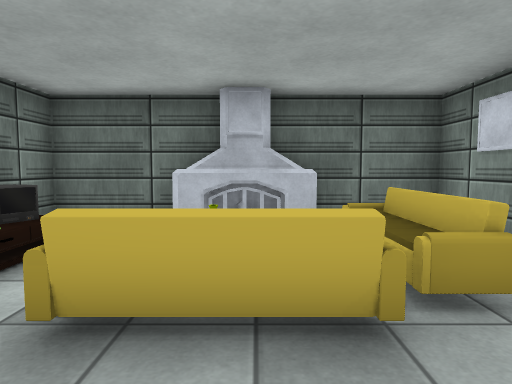
[1] (above)

14 first-person views from a walk through a 3-D level made in the Unity game engine. The camera is 1.2 m above the floor, tilts 4° down and sees 75° across. The floor is counted in squares, 1 m on a side. Each view is taken from the middle of a square. On the plan, view 1 faces up. The plan holds only what a view shows up to about 14 squares ahead; the rest is blank. The player character is not drawn. Some surface patterns are stand-ins.

[2]
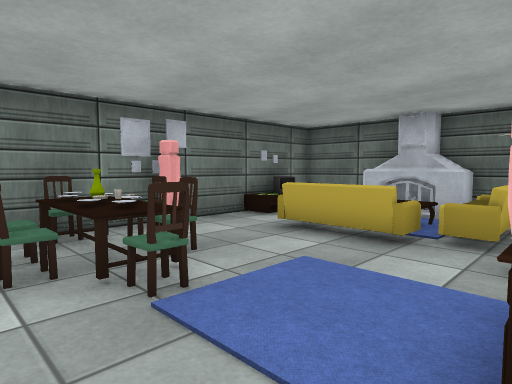

[3]
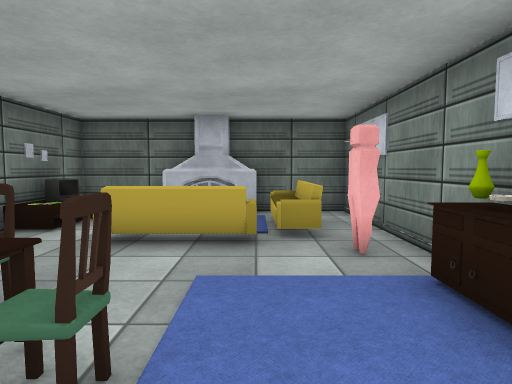

[4]
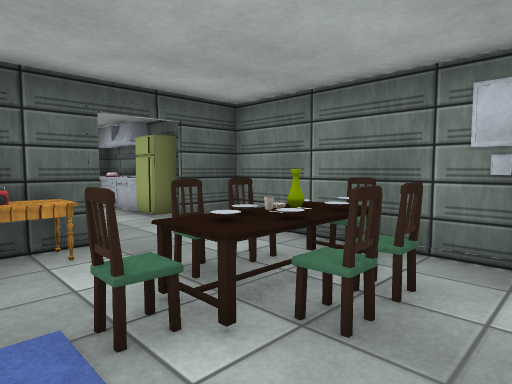

[5]
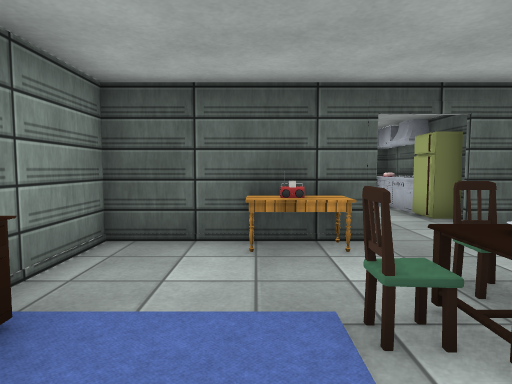

[6]
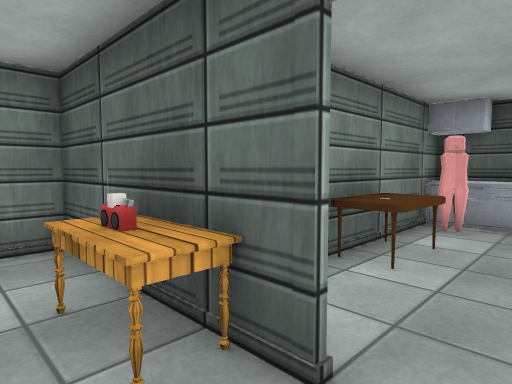

[7]
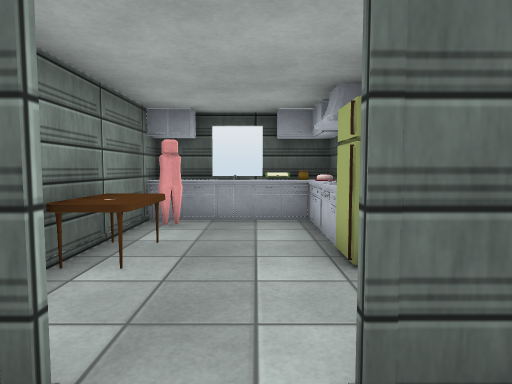

[8]
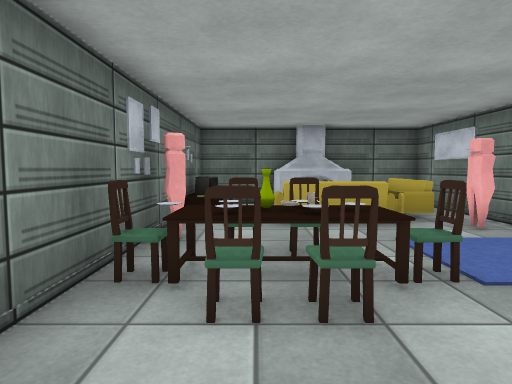

[9]
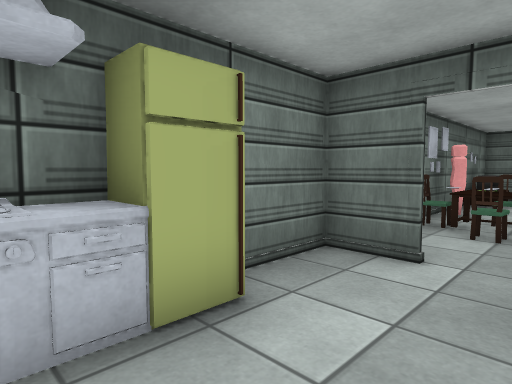

[10]
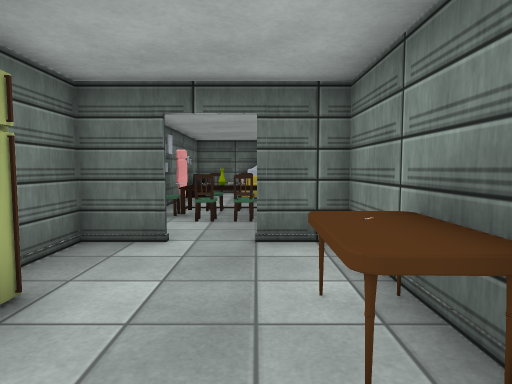

[11]
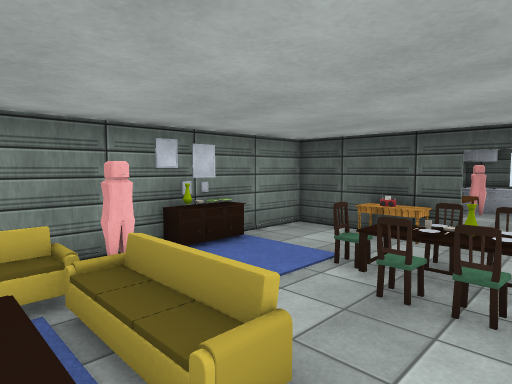

[12]
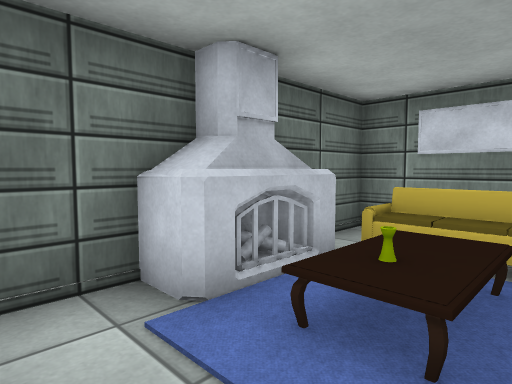

[13]
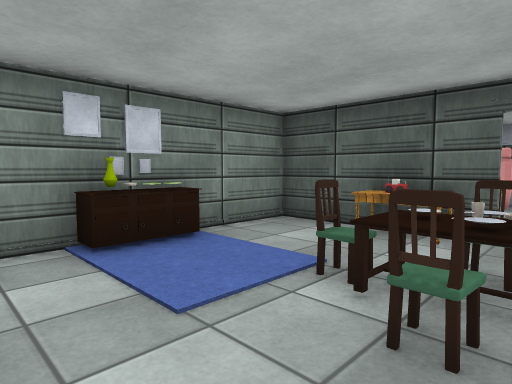

[14]
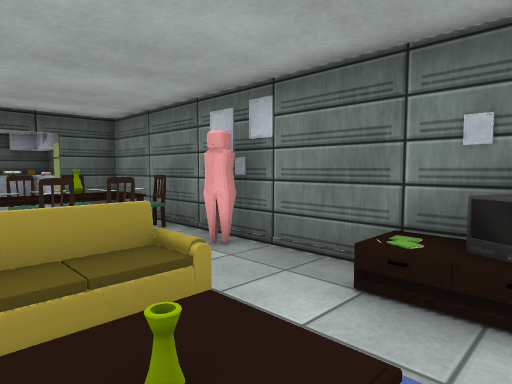

### Floor plan
Points are (right, up) in squares from view 1. A wall is a line through its corners. A room is listed if a view was taken in it or the views show most of it. See-through windows are left out.
Room 1 (views 1, 2, 3, 4, 5, 6, 7, 8, 9, 10, 11, 12, 13, 14)
walls: (-2.4, -4.6) (-4, -4.6); (-4, -4.5) (-2.5, -4.5); (-0.6, 6.4) (-3.9, 6.4) (-3.9, -6.4); (-3.9, -7.9) (-3.9, -8.8); (-3.9, -9.1) (-3.9, -11.4) (0.5, -11.4) (0.5, -4.5) (3.5, -4.5) (3.5, 6.4) (0.2, 6.4)
low walls: (-3.2, -7.8) (-3.2, -10.7) (0.6, -10.7)
objects: fridge (-4, -7) to (-3, -7); chair (-4, -1) to (-3, -1); table (-3, -2); other object (-3, 1); vase (-2, -1); chair (-2, 0); chair (-1, -2); table (-1, -1); chair (-1, 0); sofa (-1, 2) to (1, 3); fireplace (-1, 5) to (1, 6); other object (0, -10); table (0, -8) to (0, -7); radio (0, -4); chair (0, -1); table (1, -4); sofa (1, 3) to (2, 5); other object (2, 2) to (3, 2); other object (3, -1); cabinet (3, 0); vase (3, 1)

Positions as (right, up) in squares from view 1, and headings:
1: (0, 0), facing up
2: (3, -3), facing up-left
3: (1, -3), facing up
4: (1, 1), facing down-left
5: (1, 1), facing down
6: (-2, -3), facing down-right
7: (-2, -3), facing down
8: (-2, -5), facing up
9: (-1, -9), facing up-left
10: (-1, -10), facing up
11: (-3, 4), facing down-right
12: (-3, 3), facing up-right
13: (-2, 2), facing down-right
14: (0, 5), facing down-left
